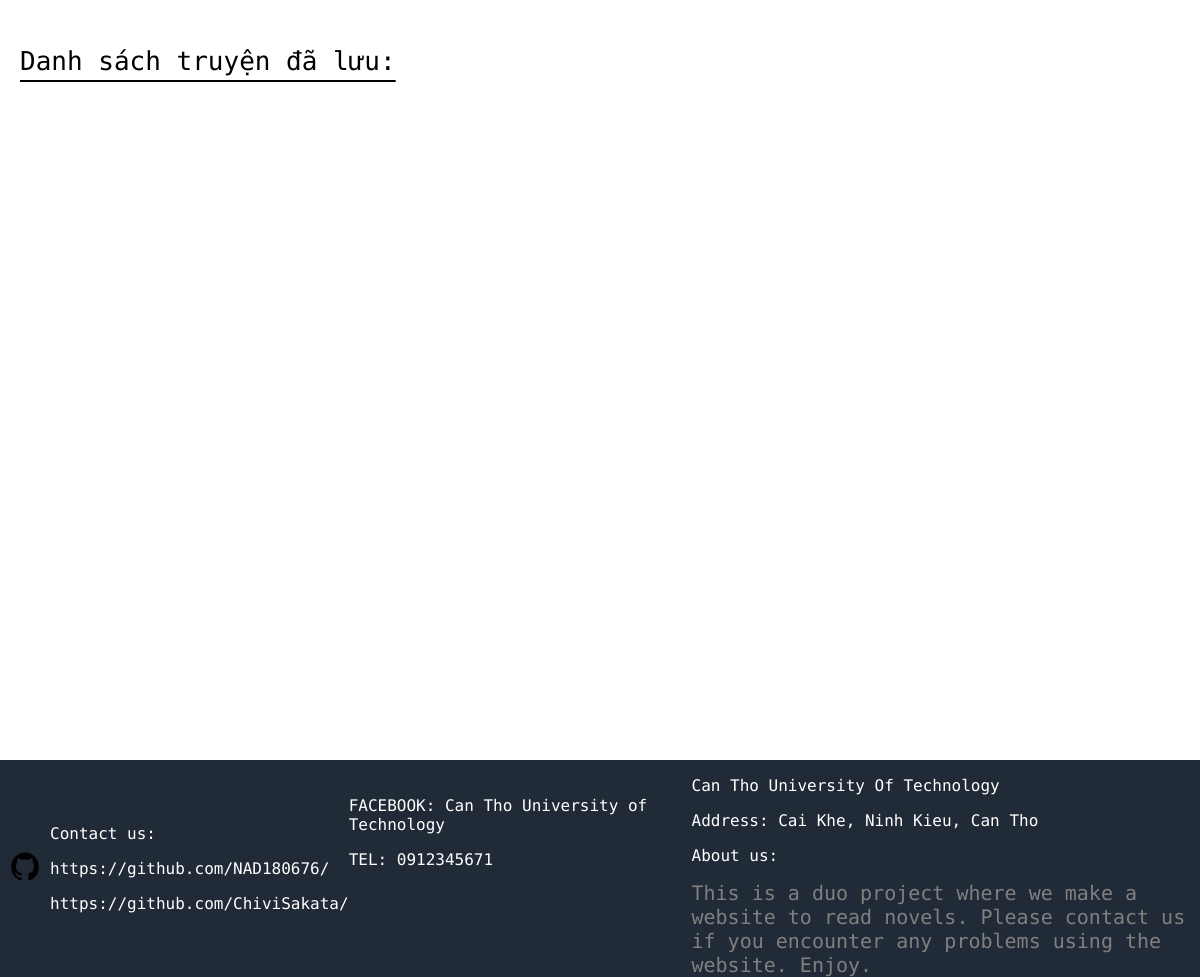
Before: /pages/favorite.php (signed in) with the older database file.
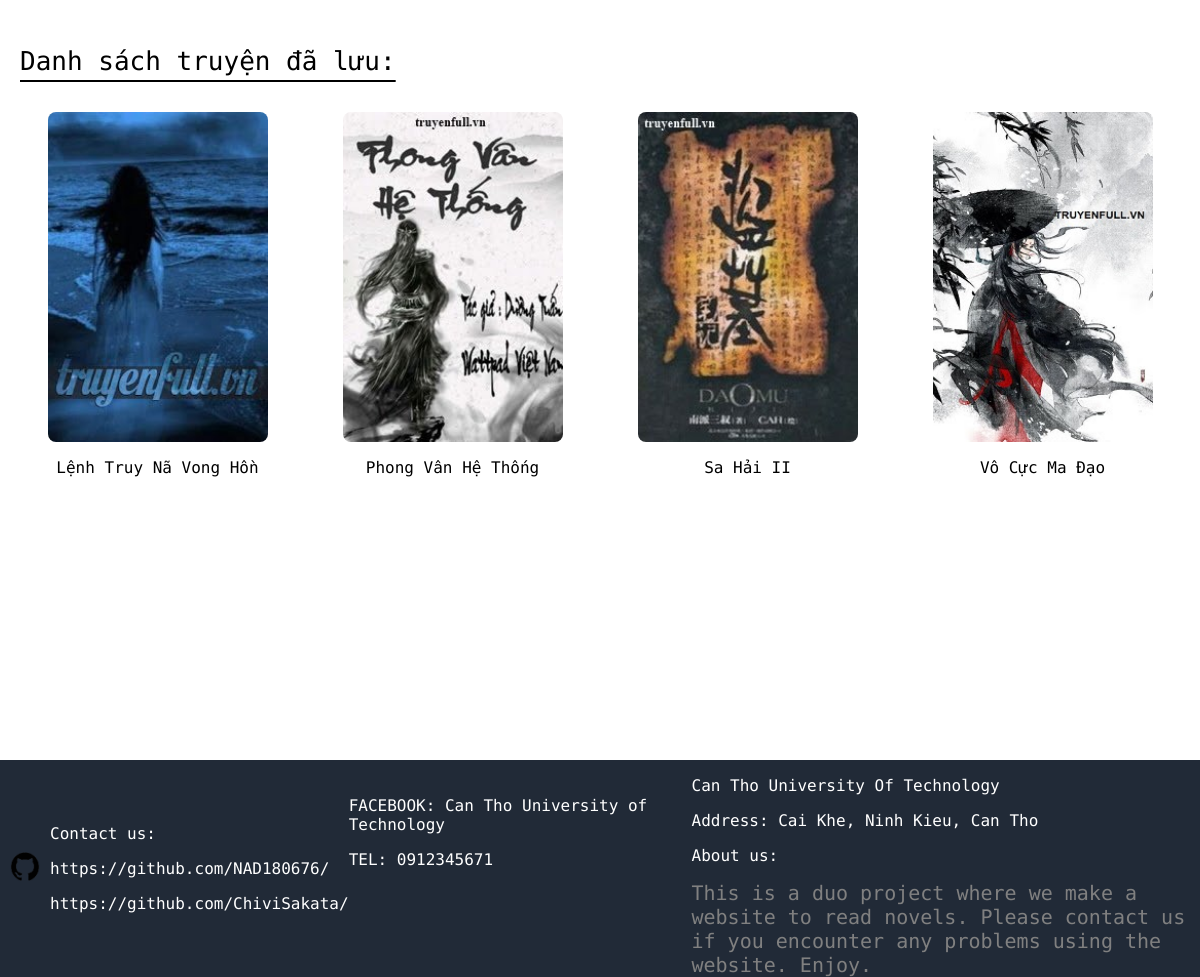
After: the same page with the newer database file.
### tables this page shows
CREATE TABLE `truyen` (
  `Id_truyen` int(11) NOT NULL,
  `Ten` varchar(255) DEFAULT NULL,
  `TacGia` varchar(255) DEFAULT NULL,
  `TheLoai` varchar(255) DEFAULT NULL,
  `TongSoChuong` int(11) DEFAULT NULL,
  `TrangThai` varchar(50) DEFAULT NULL,
  `GioiThieu` text DEFAULT NULL,
  `NgayTao` datetime DEFAULT current_timestamp(),
  `AnhBia` varchar(255) DEFAULT NULL
);

### pages/favorite.php (the view, shortened to what this page needs)
<!DOCTYPE html>
<html lang="en">
<head>
    <link rel="stylesheet" a href="../css/favorite.css">
</head>
<body>
    <div class="justUpdate">
        <div>
            <p class="resultStr">Danh sách truyện đã lưu:</p>
        </div>
        <div class="wrapper">
            <?php
            $userId = $_SESSION['User_id'];
            include '../actions/config.php';
            $result = mysqli_query($conn, "SELECT truyen.* FROM yeuthich JOIN truyen ON yeuthich.Id_truyen = truyen.Id_truyen WHERE yeuthich.Id_user = $userId");
            while ($row = mysqli_fetch_assoc($result)) {
            ?>
                <a href="details.php?id=<?php echo $row['Id_truyen']; ?>">
                    <img src="../images/<?php echo $row['AnhBia']; ?>">
                    <p><?php echo $row['Ten']; ?></p>
                </a>
            <?php
            }
            ?>
        </div>
    </div>
    <?php include "../components/footer.php";?>
</body>
</html>

### components/footer.php (shortened to what this page needs)
<div class="footer">
            <div class="contactInfo">
                <div>
                    <img src="../images/GHLogo.png">
                </div>
                <div>
                    <p>Contact us:</p>
                    <p>https://github.com/NAD180676/</p>
                    <p>https://github.com/ChiviSakata/</p>
                </div>
            </div>
            <div style="margin-top: 20px;">
                <p>FACEBOOK: Can Tho University of Technology</p>
                <p>TEL: 0912345671</p>
            </div>
            <div class="rightFooter">
                <P>Can Tho University Of Technology</P>
                <P>Address: Cai Khe, Ninh Kieu, Can Tho</P>
                <P>About us:</P>
                <span style="font-size:20px; font-weight:normal; color:grey;">This is a duo project where we make a website to read novels. Please contact us if you encounter any problems using the website. Enjoy.</span>
            </div>
        </div>

### css/favorite.css (style rules this page uses)
body { font-family: "Roboto Mono", "san-serif", "Arial"; margin: 0; padding: 0; box-sizing: border-box; }
.justUpdate { display: flex; flex-direction: column; padding: 20px; overflow-wrap: break-word; min-height: 90vh; }
.justUpdate > div:first-child { display:flex; flex-direction: row; justify-content: space-between; padding-bottom:10px; }
.wrapper { display: flex; flex-direction: row; overflow-x: auto; gap: 20px; padding-bottom: 10px; }
.wrapper > a { flex-shrink: 0; display: flex; flex-direction: column; justify-content: center; align-items: center; text-decoration: none; color: inherit; }
.wrapper a > p { text-align: center; }
.wrapper img { width: 80%; height: auto; border-radius: 8px; aspect-ratio: 2 / 3; object-fit: cover; }
@media (min-width: 1024px) { .wrapper > a { width: calc(25% - 15px); } }

### pages/favorite.php (style rules this page uses)
body { font-family: 'Roboto Mono', sans-serif; }
.resultStr { font-size:26px; text-decoration: underline; text-underline-offset: 10px; }

### components/footer.php (style rules this page uses)
.footer { left: 0; bottom: 0; width: 100%; background-color: rgb(33, 42, 55); color: white; display: flex; flex-direction: row; justify-content: space-between }
.contactInfo { display: flex; flex-direction: row; align-items: center; }
.contactInfo img { width:50px; height:auto; }
.rightFooter { width:50%; }

Changed rows visible on the page:
added truyen: AnhBia (picture), Ten "Lệnh Truy Nã Vong Hồn"
added truyen: AnhBia (picture), Ten "Phong Vân Hệ Thống"
added truyen: AnhBia (picture), Ten "Sa Hải II"
added truyen: AnhBia (picture), Ten "Vô Cực Ma Đạo"
